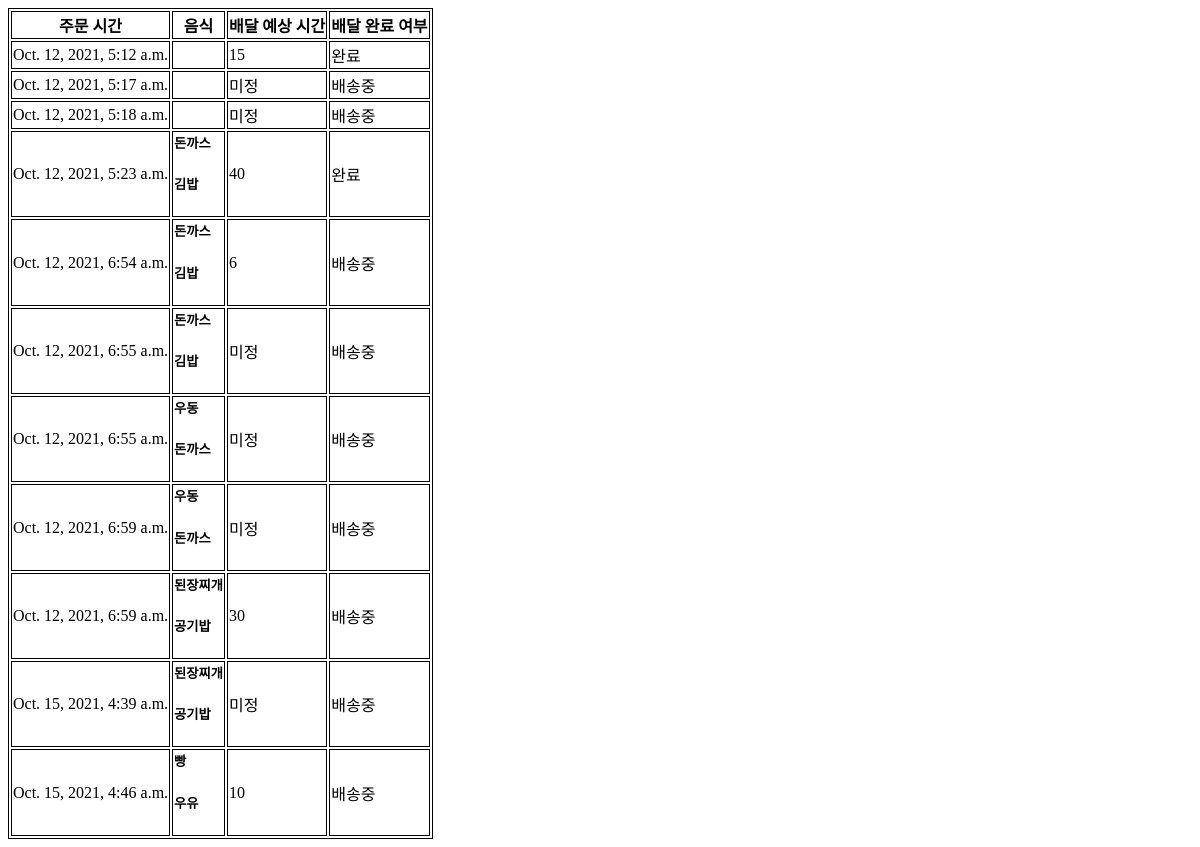
The app's page /order/order/, older data.
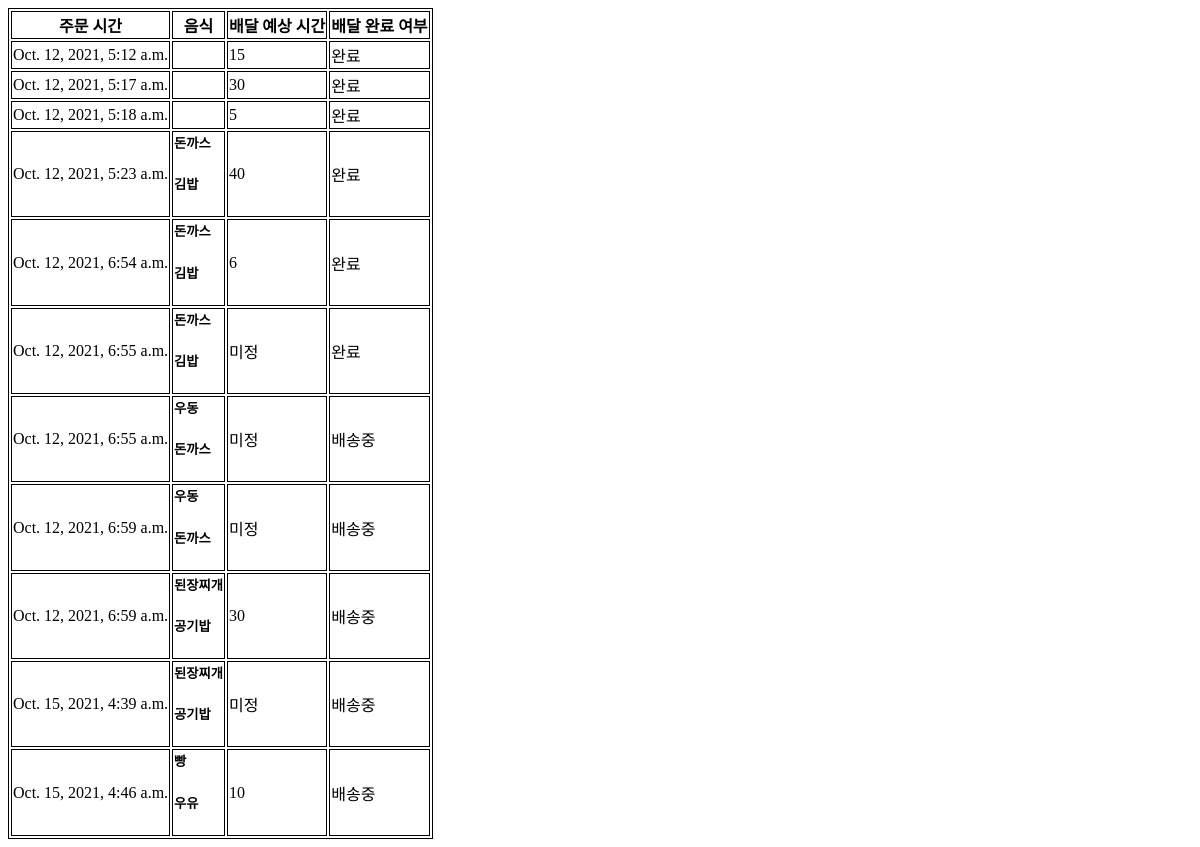
The same page, newer data.
### order/models.py (models this page shows)
class Order(models.Model):
    shop = models.ForeignKey(Shop, on_delete=models.CASCADE)
    order_date = models.DateTimeField('date ordered')
    address = models.CharField(max_length=40)
    estimated_time = models.IntegerField(default=-1)
    deliver_finish = models.BooleanField(default=0)

### order/views.py (the view)
# urls.py: path('order/', include('order.urls')),
@csrf_exempt
def order(request):
     if request.method == 'POST':
         address = request.POST['address']
         shop = request.POST['shop']
         food_list = request.POST.getlist('menu')
         order_date = timezone.now()
         shop_item = Shop.objects.get(pk=int(shop))
         shop_item.order_set.create(address=address,order_date=order_date,shop=int(shop))
         order_item = Order.objects.get(pk = shop_item.order_set.latest('id').id)
         for food in food_list:
             order_item.orderfood_set.create(food_name = food)
         return render(request, 'order/success.html')
     elif request.method == 'GET':
         order_list = Order.objects.all()
         return render(request, 'order/order_list.html', {'order_list':order_list})

### order/templates/order/order_list.html
<table style="border: 1px solid black;">
 <tr style="border: 1px solid black;">
    <th style="border: 1px solid black;">주문 시간</th>
    <th style="border: 1px solid black;">음식</th>
    <th style="border: 1px solid black;">배달 예상 시간</th>
    <th style="border: 1px solid black;">배달 완료 여부</th>
 </tr>
 {% for order in order_list %}
 <tr style="border: 1px solid black;">
    <td style="border: 1px solid black;">
        {{order.order_date}}
    </td>
    <td style="border: 1px solid black;">
        {% for food in order.orderfood_set.all %}
            <h5> {{food.food_name}} </h5>
        {% endfor %}
    </td>
    <td style="border: 1px solid black;">
        {% if order.estimated_time == -1 %}
            미정
        {% else %}
            {{order.estimated_time}}
        {% endif %}
    </td>
    <td style="border: 1px solid black;">
        {% if order.deliver_finish == 0 %}
            배송중
        {% else %}
            완료
        {% endif %}
    </td>
 </tr>
 {% endfor %}
</table>

Row changes from the older to the newer data that the page shows:
changed Order "Oct. 12, 2021, 5:17 a.m.": estimated_time (not shown) → "30"; deliver_finish "배송중" → "완료"; no longer shows "미정"
changed Order "Oct. 12, 2021, 5:18 a.m.": estimated_time (not shown) → "5"; deliver_finish "배송중" → "완료"; no longer shows "미정"
changed Order "Oct. 12, 2021, 6:54 a.m.": deliver_finish "배송중" → "완료"
changed Order (number 6 of 11 on the later page): deliver_finish "배송중" → "완료"
